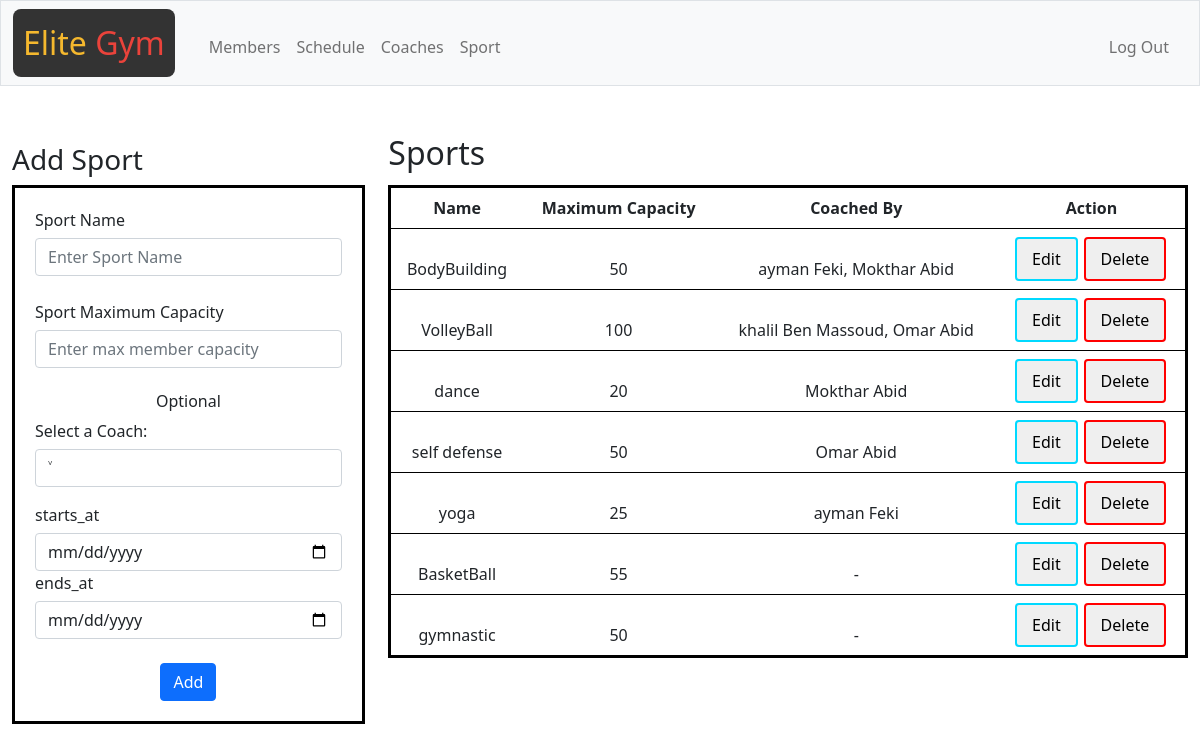
/sport (signed in), run on the app's committed database.
### tables this page shows
CREATE TABLE sport(
    sp_id integer PRIMARY KEY AUTOINCREMENT,
    sp_name varchar(20) NOT NULL,
    max_capacity INTEGER DEFAULT NULL
    
);

### app.py (the view, shortened to what this page needs)
@app.route('/sport', methods=["GET", "POST"])
@login_required
def sport():
    def add():
        names=db.execute("select sp_id from sport where sp_name=?",request.form.get("sp_name"))
        if len(names)>0:
            return "sport already exist"
        db.execute("insert into sport (sp_name,max_capacity) values (?,?)",request.form.get("sp_name"),request.form.get("max_capacity"))
    def add_c():
        sp_id=db.execute("select sp_id from sport where sp_name=?",request.form.get("sp_name"))
        db.execute("insert into coaches (co_id,sp_id,starts_at,ends_at) values(?,?,?,?)",
                       request.form.get("co_id"),
                       sp_id[0]["sp_id"],
                       request.form.get("starts_at"),
                       request.form.get("ends_at"))
    def edit():
        dict_sport={"sp_name":request.form.get("sp_name"),"max_capacity":request.form.get("max_capacity")}
        for key,value in dict_sport.items():
            db.execute("update sport set ?=? where sp_id=?",key,value,request.form.get("sp_id"))
    def delete():
        db.execute("delete from sport where sp_id=?",request.form.get("sp_id"))
    coach=db.execute("select co_id,co_Fname,co_Lname from coach;")
    sports_with_no_coach=db.execute("select sp_id,sp_name,max_capacity from sport where sp_id not in(select sp_id from coaches);")
    coaching_view=db.execute("select sp_id,sp_name,max_capacity,GROUP_CONCAT(co_Fname || ' ' || co_Lname,', ') as coach_list  from coaching_view group by sp_name;")
    if request.method=="GET":
        return render_template("sport.html",coach=coach,coaching_view=coaching_view,sports_with_no_coach=sports_with_no_coach)

### app.py (called while the page is built)
def login_required(f):
    @wraps(f)
    def decorated_function(*args, **kwargs):
        if session.get("user_id") is None:
            return redirect("/login")
        return f(*args, **kwargs)
    return decorated_function

### templates/sport.html (shortened to what this page needs)
{% extends "layout.html" %}
{% block main %}
<h2 id="coaches">Sports</h2>
<h3 id="add_coach">Add Sport</h3>
<table class="table table-striped" id="coaches_table">
    <thead>
      <tr>
        <th scope="col">Name</th>
        <th scope="col">Maximum Capacity</th>
        <th scope="col">Coached By</th>
        <th scope="col">Action</th>
      </tr>
      {% for c in coaching_view %}
      <tr>
        <td>{{c.sp_name}} </td>
        <td>{{c.max_capacity}}</td>
        <td>{{c.coach_list}}</td>
        <td id="buttons">
          <button type="button" class="custom-button"  data-bs-toggle="modal" data-bs-target="#edit{{loop.index}}" id="edit" >Edit</button>
           <button type="button" class="custom-button"  data-bs-toggle="modal" data-bs-target="#delete{{loop.index}}" id="delete" >Delete</button>
                        </table>
          </td>
      </tr>
      {% endfor %}
      {% for s in sports_with_no_coach %}
      <tr>
        <td>{{s.sp_name}} </td>
        <td>{{s.max_capacity}}</td>
        <td>-</td>
        <td id="buttons">
          <button type="button" class="custom-button"  data-bs-toggle="modal" data-bs-target="#edit_wom{{loop.index}}" id="edit" >Edit</button>
           <button type="button" class="custom-button"  data-bs-toggle="modal" data-bs-target="#delete_wom{{loop.index}}" id="delete" >Delete</button>
          </td>
      </tr>
      {% endfor %}
    <tbody>
<table id="coaches_form">
<tr><td>
    <form action="/sport" method=post>
        <div class="form-group">
          <label for="exampleInputname">Sport Name</label>
          <input type="text" class="form-control" name="sp_name" id="exampleInputname" aria-describedby="emailHelp" placeholder="Enter Sport Name" required>
        </div>
        <br>
        <div class="form-group">
          <label for="exampleInputmax">Sport Maximum Capacity</label>
          <input type="number" class="form-control" name="max_capacity" id="exampleInputmax" placeholder="Enter max member capacity" required>
        </div>
        <br>
        <h6>Optional</h6>
        <div class="mb-3">
          <label for="selectOption" id="label">Select a Coach:</label>
          <select class="form-control" id="sp_name" name="co_id">
            <option value="">˅</option>
          </select>
        </div>
        <div class="form-group">
          <label for="exampleInputPassword1">starts_at</label>
          <input type="date" class="form-control" name="starts_at" id="exampleInputPassword1" >
        </div>
        <div class="form-group">
          <label for="exampleInputPassword1">ends_at</label>
          <input type="date" class="form-control" name="ends_at" id="exampleInputPassword1" >
        </div>
        <br>
        <button type="submit" class="btn btn-primary">Add</button>
    </form>
</td></tr>
</table>
{% endblock %}

### static/styles.css (style rules this page uses)
h2 { margin-bottom: -5%; margin-right: 80%; }
.custom-button { color: rgb(0, 0, 0); border: none; padding: 8px 15px; text-align: center; text-decoration: none; display: inline-block; font-size: 16px; border-radius: 4px; margin-right:1%; }
#edit { border: 2px solid #00d9ff; }
#delete { border: 2px solid #ff0000; }
td { padding:20px; }
#buttons { margin-left:0%; text-align:middle; }
#coaches_table { width:68%; float:right; margin-top:0%; border:solid black; flex:1; }
#coaches_form { width:30%; float:left; border: solid black; flex:1; }
#add_coach { text-align:left; margin-top:2.5%; }
#coaches { margin-left:32%; }
label { float:left; margin-bottom: 2%; }

### data on the page
sport: sp_name "BodyBuilding", max_capacity "50", coach_list "ayman Feki, Mokthar Abid"
sport: sp_name "VolleyBall", max_capacity "100", coach_list "khalil Ben Massoud, Omar Abid"
sport: sp_name "dance", max_capacity "20", coach_list "Mokthar Abid"
sport: sp_name "self defense", max_capacity "50", coach_list "Omar Abid"
sport: sp_name "yoga", max_capacity "25", coach_list "ayman Feki"
sport: sp_name "BasketBall", max_capacity "55"
sport: sp_name "gymnastic", max_capacity "50"
